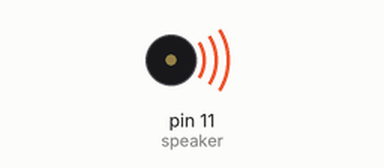
A sketch run on a simulated Arduino Uno, built with avr-gcc and run on an emulated ATmega328P. Shown: buzzer (waves = sounding).

Above: at 2.2 s.
At 5.62 s:
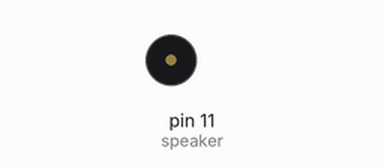
Timing chart, 0 to 12.2 s (numbered marks = the images above):
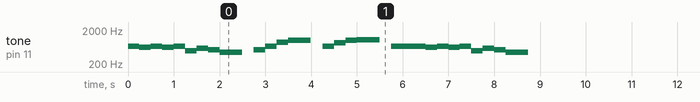

The sketch:

music_maker.ino
```cpp
//Musical Maker

//Config
int speaker = 11; //pin for sound output (use a PWM pin denoted by a ~ by the pins)
int bpm = 120;

float period = 60000.0 / bpm;
//Edit your music here

//Note: The natural key's are represented in lowercase.
// For sharps, we would use a capital/uppercase. Represent any flats as sharps.
// The last part of the note is the type. Put 1 for a whole note, 0.5 for a half-note, etc.
// Optionally, you can add delays if you want staccato.
// Rests are denoted by the note '-' (a dash), octave doesn't matter, but still use the beat.
void song(){
char notes[]  = {'e','D','e','D','e','b','d','c','a','-','c','e','a','b','-','e','G','b','c','-','e','e','D','e','D','e','b','d','c','a'};
int octaves[] = { 5 , 5 , 5 , 5 , 5 , 4 , 5 , 5 , 4 , 5 , 5 , 5 , 5 , 5 , 5 , 5 , 5 , 5 , 6 , 5 , 5 , 5 , 5 , 5 , 5 , 5 , 4 , 5 , 5 , 4 };
float beats[] = {0.5,0.5,0.5,0.5,0.5,0.5,0.5,0.5,1.0,0.5,0.5,0.5,0.5,1.0,0.5,0.5,0.5,0.5,1.0,0.5,0.5,1.0,0.5,0.5,0.5,0.5,0.5,0.5,0.5,1.0};

int notes_len = sizeof(notes) / sizeof(notes[0]);
int octaves_len = sizeof(octaves) / sizeof(octaves[0]);
int beats_len = sizeof(beats) / sizeof(beats[0]);
int min_len = notes_len;
if(octaves_len < min_len) min_len = octaves_len;
if(beats_len   < min_len) min_len = beats_len;

for(int i=0; i<min_len; i++)
{ note(notes[i], octaves[i], beats[i]);}
}


const float NOTES[9][12] PROGMEM = {
  // Octave 0
  {16.35, 17.32, 18.35, 19.45, 20.60, 21.83, 23.12, 24.50, 25.96, 27.50, 29.14, 30.87},
  // Octave 1
  {32.70, 34.65, 36.71, 38.89, 41.20, 43.65, 46.25, 49.00, 51.91, 55.00, 58.27, 61.74},
  // Octave 2
  {65.41, 69.30, 73.42, 77.78, 82.41, 87.31, 92.50, 98.00, 103.83, 110.00, 116.54, 123.47},
  // Octave 3
  {130.81, 138.59, 146.83, 155.56, 164.81, 174.61, 185.00, 196.00, 207.65, 220.00, 233.08, 246.94},
  // Octave 4
  {261.63, 277.18, 293.66, 311.13, 329.63, 349.23, 369.99, 392.00, 415.30, 440.00, 466.16, 493.88},
  // Octave 5
  {523.25, 554.37, 587.33, 622.25, 659.26, 698.46, 739.99, 783.99, 830.61, 880.00, 932.33, 987.77},
  // Octave 6
  {1046.50, 1108.73, 1174.66, 1244.51, 1318.51, 1396.91, 1479.98, 1567.98, 1661.22, 1760.00, 1864.66, 1975.53},
  // Octave 7
  {2093.00, 2217.46, 2349.32, 2489.02, 2637.02, 2793.83, 2959.96, 3135.96, 3322.44, 3520.00, 3729.31, 3951.07},
  // Octave 8
  {4186.01, 4434.92, 4698.64, 4978.03, 5274.04, 5587.65, 5919.91, 6271.93, 6644.88, 7040.00, 7458.62, 7902.13}
};


void setup() {
}

void loop() {
  song();
  delay(10000); //Delay after song is played (in ms)
}

void note(char key, int octave, float beat) {
  int i = noteIndex(key, octave);

  if(i < 0){ delay(beat * period); return;}

  octave = constrain(octave, 0, 8);

  float freq = pgm_read_float(&NOTES[octave][i]);

  // Edit the last number in the function below to change the stacatto.
  tone(speaker, freq, (beat * period * 0.99));
  delay(beat * period);
}


int noteIndex(char key, int &octave){
    switch(key)
    {
      case 'c': return 0;
      case 'C': return 1;
      case 'd': return 2;
      case 'D': return 3;
      case 'e': return 4;
      case 'E': return 5;  //E# is equal to F
      case 'f': return 5;
      case 'F': return 6;
      case 'g': return 7;
      case 'G': return 8;
      case 'a': return 9;
      case 'A': return 10;
      case 'b': return 11;

      case 'B': octave++; return 0;
      case '-': return -1;
      default: return -1;
    }
}
```

Measured:
- by itself, tone on pin 11 (speaker): plays 659 Hz for 0.25 s, 622 Hz for 0.25 s, 659 Hz for 0.25 s, 622 Hz for 0.25 s, 659 Hz for 0.25 s, 493 Hz for 0.25 s … (182 notes in this stretch)
